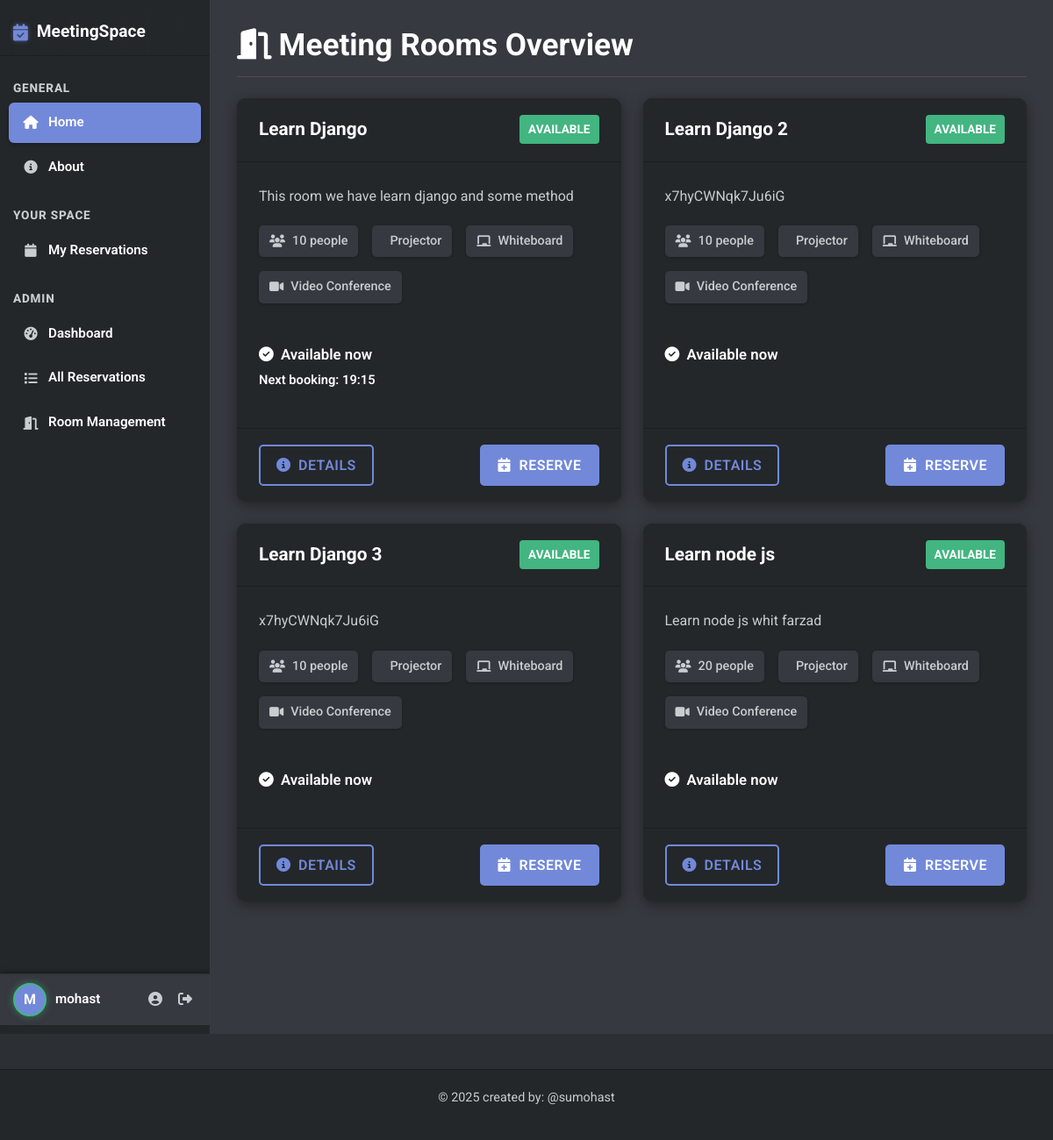
The app's page / (signed in) with its own data.
### base/models.py (models this page shows, shortened)
class Room(models.Model):
    name = models.CharField(max_length=100)
    capacity = models.IntegerField(default=10)
    has_projector = models.BooleanField(default=False)
    has_whiteboard = models.BooleanField(default=False)
    has_video_conference = models.BooleanField(default=False)
    description = models.TextField(null=True, blank=True)
    created = models.DateTimeField(auto_now_add=True)
    updated = models.DateTimeField(auto_now=True)
    class Meta: # this class is used to define metadata for the model , for example when we want to sort the rooms by name
        ordering = ['name']
    def get_current_status(self): # this function returns the current status of the room (occupied/free)
        now = datetime.now()
        today = now.date()
        current_time = now.time()
        active_reservation = self.reservation_set.filter(
            date=today,
            start_time__lte=current_time,
            end_time__gt=current_time
        ).first()
        if active_reservation:
            return {
                'status': 'occupied',
                'reservation': active_reservation
            }
        else:
            return {
                'status': 'free',
                'next_reservation': self.reservation_set.filter(
                    date=today,
                    start_time__gt=current_time
                ).order_by('start_time').first()
            }

class Reservation(models.Model):
    participant_count = models.IntegerField(default=1, help_text="Number of participants")
    room = models.ForeignKey(Room, on_delete=models.CASCADE)
    user = models.ForeignKey(User, on_delete=models.CASCADE)
    title = models.CharField(max_length=200)
    description = models.TextField(null=True, blank=True)
    date = models.DateField()
    start_time = models.TimeField()
    end_time = models.TimeField()
    participants_emails = models.TextField(null=True, blank=True,
                                          help_text="Enter email addresses separated by commas")
    reminder_sent = models.BooleanField(default=False) # this field is used to track if a reminder has been sent for this reservation
    created = models.DateTimeField(auto_now_add=True)
    updated = models.DateTimeField(auto_now=True)
    class Meta:
        ordering = ['date', 'start_time']
        constraints = [
            models.UniqueConstraint(
                fields=['room', 'date', 'start_time'],
                name='unique_reservation'
            )
        ]

### base/views.py (the view)
# urls.py: path('', views.home, name="home"),
def home(request):
    rooms = Room.objects.all()
    for room in rooms:
        room.current_status = room.get_current_status()
    upcoming_reservations = []
    if request.user.is_authenticated:
        upcoming_reservations = Reservation.objects.filter(
            user=request.user,
            date__gte=datetime.now().date()
        ).order_by('date', 'start_time')[:3]
    context = {
        'rooms': rooms,
        'upcoming_reservations': upcoming_reservations,
    }
    return render(request, 'base/home.html', context)

### templates/base/home.html (shortened to what this page needs)
{% extends 'main.html' %}
{% block content %}
<h1 class="mb-4"><i class="fas fa-door-open me-2"></i>Meeting Rooms Overview</h1>
<div class="room-grid-discord">
    {% for room in rooms %}
    <div class="room-card-discord">
        <div class="card-header-discord">
            <span>{{ room.name }}</span>
            {% if room.current_status.status == 'free' %}
            <span class="badge-discord-success">Available</span>
            {% else %}
            <span class="badge-discord-danger">Occupied</span>
            {% endif %}
        </div>
        <div class="card-body-discord">
            <p class="description">{{ room.description|truncatechars:100 }}</p>
            <div class="d-flex flex-wrap gap-2 mb-3">
                <span class="feature-badge-discord">
                    <i class="fas fa-users"></i> {{ room.capacity }} people
                </span>
                {% if room.has_projector %}
                <span class="feature-badge-discord">
                     Projector
                </span>
                {% endif %}
                {% if room.has_whiteboard %}
                <span class="feature-badge-discord">
                    <i class="fas fa-chalkboard"></i> Whiteboard
                </span>
                {% endif %}
                {% if room.has_video_conference %}
                <span class="feature-badge-discord">
                    <i class="fas fa-video"></i> Video Conference
                </span>
                {% endif %}
            </div>
            <div class="status-text-discord">
                {% if room.current_status.status == 'free' %}
                <p class="status-free">
                    <i class="fas fa-check-circle me-1"></i> Available now
                    {% if room.current_status.next_reservation %}
                    <br>
                    <small>Next booking: {{ room.current_status.next_reservation.start_time|time:"H:i" }}</small>
                    {% endif %}
                </p>
                {% else %}
                <p class="status-occupied">
                    <i class="fas fa-times-circle me-1"></i> Occupied until {{ room.current_status.reservation.end_time|time:"H:i" }}
                    <br>
                    <small>{{ room.current_status.reservation.title }}</small>
                </p>
                {% endif %}
            </div>
        </div>
        <div class="card-footer-discord d-flex justify-content-between">
            <a href="{% url 'room-detail' room.id %}" class="btn-discord-outline">
                <i class="fas fa-info-circle me-1"></i> Details
            </a>
            {% if user.is_authenticated %}
            <a href="{% url 'create-reservation' room.id %}" class="btn-discord">
                <i class="fas fa-calendar-plus me-1"></i> Reserve
            </a>
            {% endif %}
        </div>
    </div>
    {% empty %}
    <div class="alert alert-discord-info">
        <i class="fas fa-info-circle me-2"></i> No meeting rooms available.
    </div>
    {% endfor %}
</div>
{% endblock %}

### templates/main.html (shortened to what this page needs)
{% load static %}
<!DOCTYPE html>
<html lang="en">
<head>
    <link href="https://cdn.jsdelivr.net/npm/bootstrap@5.2.3/dist/css/bootstrap.min.css" rel="stylesheet">
    <link rel="stylesheet" href="https://cdnjs.cloudflare.com/ajax/libs/font-awesome/6.4.0/css/all.min.css">
    <link rel="stylesheet" href="{% static 'css/discord-theme.css' %}">
</head>
<body>
    <div class="discord-app-container">
        <div class="sidebar-left">
            <a class="brand-link" href="{% url 'home' %}">
                <i class="fas fa-calendar-check"></i>MeetingSpace
            </a>
            <div class="nav-category">General</div>
            <ul class="list-unstyled mb-0">
                <li class="nav-item-discord">
                    <a class="{% if request.path == '/' %}active{% endif %}" href="{% url 'home' %}">
                        <i class="fas fa-home"></i> Home
                    </a>
                </li>
                <li class="nav-item-discord">
                    <a class="{% if 'about' in request.path %}active{% endif %}" href="{% url 'about' %}">
                        <i class="fas fa-info-circle"></i> About
                    </a>
                </li>
            </ul>
            {% if user.is_authenticated %}
            <div class="nav-category mt-3">Your Space</div>
            <ul class="list-unstyled mb-0">
                <li class="nav-item-discord">
                    <a class="{% if 'my-reservations' in request.path %}active{% endif %}" href="{% url 'user-reservations' %}">
                        <i class="fas fa-calendar"></i> My Reservations
                    </a>
                </li>
            </ul>
            {% if user.is_staff %}
            <div class="nav-category mt-3">Admin</div>
            <ul class="list-unstyled mb-0">
                <li class="nav-item-discord">
                    <a class="{% if 'admin-dashboard' in request.path %}active{% endif %}" href="{% url 'admin-dashboard' %}">
                        <i class="fas fa-tachometer-alt"></i> Dashboard
                    </a>
                </li>
                <li class="nav-item-discord">
                    <a class="{% if 'admin-reservations' in request.path %}active{% endif %}" href="{% url 'admin-reservations' %}">
                        <i class="fas fa-list"></i> All Reservations
                    </a>
                </li>
                <li class="nav-item-discord">
                    <a class="{% if 'room-management' in request.path %}active{% endif %}" href="{% url 'room-management' %}">
                        <i class="fas fa-door-open"></i> Room Management
                    </a>
                </li>
            </ul>
            {% endif %}
            {% endif %}
            <div class="user-panel-discord mt-auto">
                {% if user.is_authenticated %}
                    <div class="user-avatar">
                        {{ user.username|slice:":1"|upper }}
                    </div>
                    <div class="user-info">
                        <div class="username">{{ user.username }}</div>
                    </div>
                    <div class="user-actions">
                        <a href="{% url 'profile' %}" title="Profile"><i class="fas fa-user-circle"></i></a>
                        <a href="{% url 'logout' %}" title="Logout"><i class="fas fa-sign-out-alt"></i></a>
                    </div>
                {% else %}
                    <a href="{% url 'login' %}" class="btn-discord btn-sm w-100">
                        <i class="fas fa-sign-in-alt me-1"></i> Login
                    </a>
                {% endif %}
            </div>
        </div>
        <div class="content-main-discord">
            {% block content %}{% endblock %}
        </div>
    </div>
    <footer>
        <div class="container">
            <p>&copy; {% now "Y" %} created by: @sumohast </p>
        </div>
    </footer>
</body>
</html>

### records on screen
Room: name "Learn Django", shows "AVAILABLE", description "This room we have learn django and some method", capacity "10", has_projector "Projector", has_whiteboard True (drawn), has_video_conference True (drawn), current_status.next_reservation.start_time "19:15"
Room: name "Learn Django 2", shows "AVAILABLE", description "x7hyCWNqk7Ju6iG", capacity "10", has_projector "Projector", has_whiteboard True (drawn), has_video_conference True (drawn), shows "Available now"
Room: name "Learn Django 3", shows "AVAILABLE", description "x7hyCWNqk7Ju6iG", capacity "10", has_projector "Projector", has_whiteboard True (drawn), has_video_conference True (drawn), shows "Available now"
Room: name "Learn node js", shows "AVAILABLE", description "Learn node js whit farzad", capacity "20", has_projector "Projector", has_whiteboard True (drawn), has_video_conference True (drawn), shows "Available now"

### other values on screen
{{ user.username|slice:":1"|upper }} "M"
{{ user.username }} "mohast"
